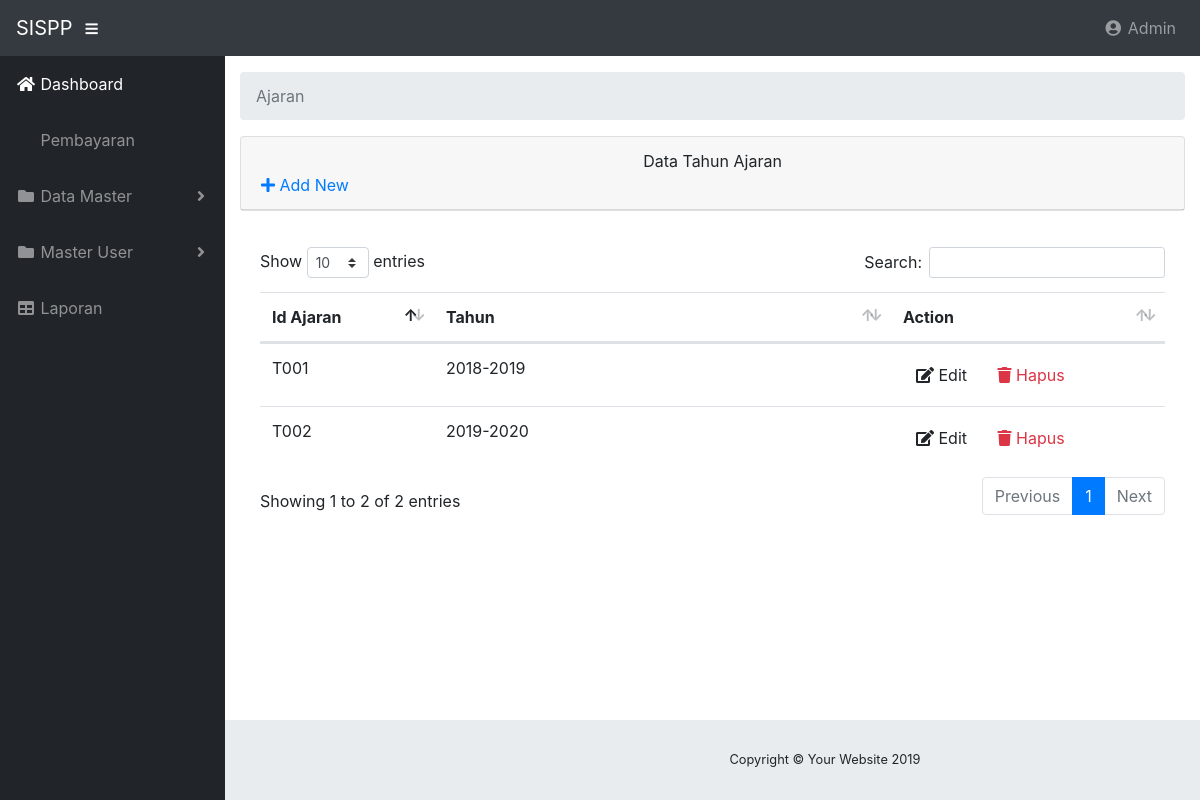
Screenshot of /index.php/ajaran with the database file from the repository.
### tables this page shows
CREATE TABLE `thn_ajaran` (
  `id_t_ajaran` varchar(11) NOT NULL,
  `t_ajaran` varchar(30) NOT NULL,
  PRIMARY KEY (`id_t_ajaran`)
);

### application/controllers/Ajaran.php (called while the page is built, shortened)
<?php
class Ajaran extends CI_Controller {
    public function __construct()
    {
		$this->load->model("model_ajaran");
		$this->load->library('form_validation');
	}
	public function index()
	{
		$data["Ajaran"] = $this->model_ajaran->getAll();
        $this->load->view("view_ajaran",$data);
	}
}

### index.php (called while the page is built, shortened)
<?php
require_once BASEPATH.'core/CodeIgniter.php';

### application/models/Model_ajaran.php (called while the page is built, shortened)
<?php defined('BASEPATH') OR exit('No direct script access allowed');
class Model_ajaran extends CI_Model
{
	private $_table = "thn_ajaran";
	public function getAll()
	{
		return $this->db->get($this->_table)->result();
	}
}

### application/views/view_ajaran.php (the view, shortened to what this page needs)
<!DOCTYPE html>
<html lang="en">
<head>
</head>
<body id="page-top">
  <div id="wrapper">
    <div id="content-wrapper">
      <div class="container-fluid">
       <div class="card mb-3">
          <div class="card-header">
          	<span><center>Data Tahun Ajaran</center></span>
            <a href="<?php echo site_url('ajaran/add') ?>"><i class="fas fa-plus"></i> Add New</a>
          </div>
          </div>
          <div class="card-body">
            <div class="table-responsive">
              <table class="table table-hover" id="dataTable" width="100%" cellspacing="0">
                <thead>
                  <tr>
                    <th>Id Ajaran</th>
                    <th>Tahun</th>
                    <th>Action</th>
                  </tr>
                </thead>
                <tbody>
                  <?php foreach ($Ajaran as $Ajaran): ?>
                  <tr>
                    <td width="150">
                      <?php echo $Ajaran->id_t_ajaran ?>
                    </td>
                    <td>
                      <?php echo $Ajaran->t_ajaran ?>
                    </td>
                    <td width="250">
                      <a href="<?php echo site_url('ajaran/edit/'.$Ajaran->id_t_ajaran) ?>"
                       class="btn btn-small"><i class="fas fa-edit"></i> Edit</a>
                      <a
                       href="<?php echo site_url('ajaran/delete/'.$Ajaran->id_t_ajaran) ?>" class="btn btn-small text-danger"><i class="fas fa-trash"></i> Hapus</a>
                    </td>
                  </tr>
                  <?php endforeach; ?>
                </tbody>
              </table>
            </div>
          </div>
        </div>
      </div>
      <footer class="sticky-footer">
  </div>
</body>
</html>

### rows the page displays
thn_ajaran: id_t_ajaran "T001", t_ajaran "2018-2019"
thn_ajaran: id_t_ajaran "T002", t_ajaran "2019-2020"

### other values shown
$segment "Ajaran"
